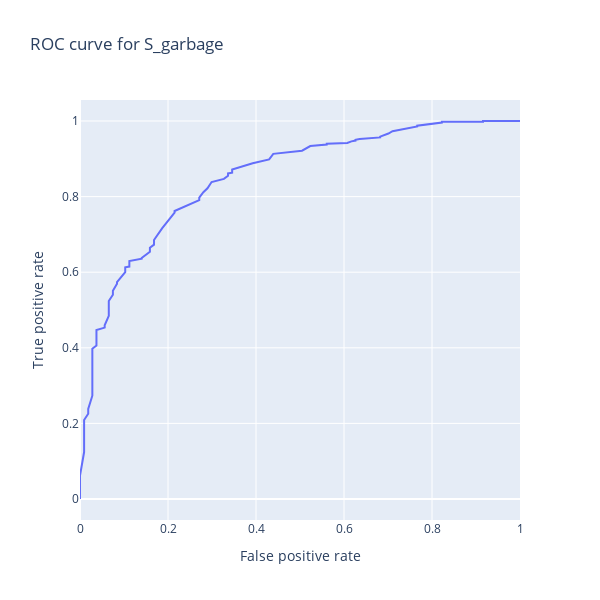

The cell this chart's notebook holds for it:
### Markdown cell above
This is a binary value, which tells us if we use garbage collection. In this case, we can use a classification algorithm and see how easily we can predict this value. Most of the households dispose of garbage collection, therefore we should not use the naive accuracy score to judge the quality of our prediction. The naive prediction of saying that we predict that all the households have garbage collection leads to an accuracy score of $\frac{1617}{1617+336}\ =\ 0.830$. This score would give the impression that our predictions is good even if it does not provide is any additional information. In order to better judge the quality of the predictor, we will plot the Receiver Operating Characteristic (ROC) curve and provide the Area Under Plot (AUC) score. The ROC curve is able to illustrate the quality of a predictor by ploting the False positive rate ($\text{FP rate} = \frac{\text{FP}}{\text{FP}+\text{TN}}$, $\text{TP rate} = \frac{\text{TP}}{\text{FP}+\text{FN}}$) against the True positive rate for different threshold levels. The AUC score summarizes this plot in a meaningful way by calculating the area under this curve. The closer it is to 1, the better the prediction is. A score of 0.5 means, that the performance of the regressor is randomly guessing.

### Code cell
plot_AUC_curve(df_survey_train, df_survey_test, df_census_train, df_census_test, GradientBoostingRegressor(), ['S_garbage'])

### Figure 1 — Plotly figure (JSON) as saved in the notebook; plotly's stock layout.template omitted (floating-point values rounded to 4 significant figures)
{"data": [{"hovertemplate": "False positive rate=%{x}<br>True positive rate=%{y}<extra></extra>", "legendgroup": "", "line": {"color": "#636efa", "dash": "solid"}, "mode": "lines", "name": "", "orientation": "v", "showlegend": false, "type": "scatter", "x": [0, 0, 0, 0, 0, 0, 0, 0.009346, 0.009346, 0.009346, 0.009346, 0.009346, 0.009346, 0.009346, 0.009346, 0.009346, 0.009346, 0.01869, 0.01869, 0.01869, 0.01869, 0.02804, 0.02804, 0.02804, 0.02804, 0.02804, 0.02804, 0.02804, 0.02804, 0.02804, 0.03738, 0.03738, 0.03738, 0.03738, 0.03738, 0.03738, 0.05607, 0.05607, 0.06542, 0.06542, 0.06542, 0.07477, 0.07477, 0.07477, 0.08411, 0.08411, 0.1028, 0.1028, 0.1121, 0.1121, 0.1121, 0.1121, 0.1402, 0.1402, 0.1589, 0.1589, 0.1682, 0.1682, 0.1682, 0.1869, 0.215, 0.215, 0.2617, 0.271, 0.271, 0.2804, 0.2897, 0.2991, 0.3271, 0.3364, 0.3364, 0.3364, 0.3458, 0.3458, 0.3925, 0.4299, 0.4393, 0.5047, 0.5234, 0.5607, 0.5607, 0.6075, 0.6168, 0.6262, 0.6262, 0.6355, 0.6822, 0.6822, 0.7009, 0.7103, 0.7664, 0.7664, 0.8224, 0.8224, 0.8411, 0.8972, 0.9159, 0.9159, 0.9346, 0.972, 0.9813, 1], "xaxis": "x", "y": [0, 0.004141, 0.01242, 0.01449, 0.04969, 0.05383, 0.06211, 0.1242, 0.1284, 0.1491, 0.1636, 0.1718, 0.176, 0.1905, 0.1946, 0.2008, 0.2091, 0.2257, 0.2298, 0.236, 0.2381, 0.2733, 0.2857, 0.3375, 0.3437, 0.3623, 0.3685, 0.3727, 0.3872, 0.3975, 0.4058, 0.4203, 0.4244, 0.4306, 0.4451, 0.4472, 0.4534, 0.4596, 0.4845, 0.5114, 0.5238, 0.5404, 0.5445, 0.5507, 0.5694, 0.5735, 0.6004, 0.6128, 0.6149, 0.6211, 0.6232, 0.6294, 0.6356, 0.6377, 0.6542, 0.6646, 0.6729, 0.6812, 0.6853, 0.7164, 0.7578, 0.7619, 0.7867, 0.7909, 0.7971, 0.8116, 0.8219, 0.8385, 0.8468, 0.8551, 0.8592, 0.8613, 0.8634, 0.8716, 0.8882, 0.8986, 0.913, 0.9213, 0.9337, 0.9379, 0.94, 0.942, 0.9462, 0.9482, 0.9503, 0.9524, 0.9565, 0.9586, 0.9669, 0.9731, 0.9855, 0.9876, 0.9959, 0.9979, 0.9979, 0.9979, 0.9979, 1, 1, 1, 1, 1], "yaxis": "y"}], "layout": {"height": 600, "legend": {"tracegroupgap": 0}, "title": {"text": "ROC curve for S_garbage"}, "width": 600, "xaxis": {"anchor": "y", "autorange": true, "domain": [0, 1], "range": [0, 1], "title": {"text": "False positive rate"}, "type": "linear"}, "yaxis": {"anchor": "x", "autorange": true, "domain": [0, 1], "range": [-0.05556, 1.056], "title": {"text": "True positive rate"}, "type": "linear"}}}
